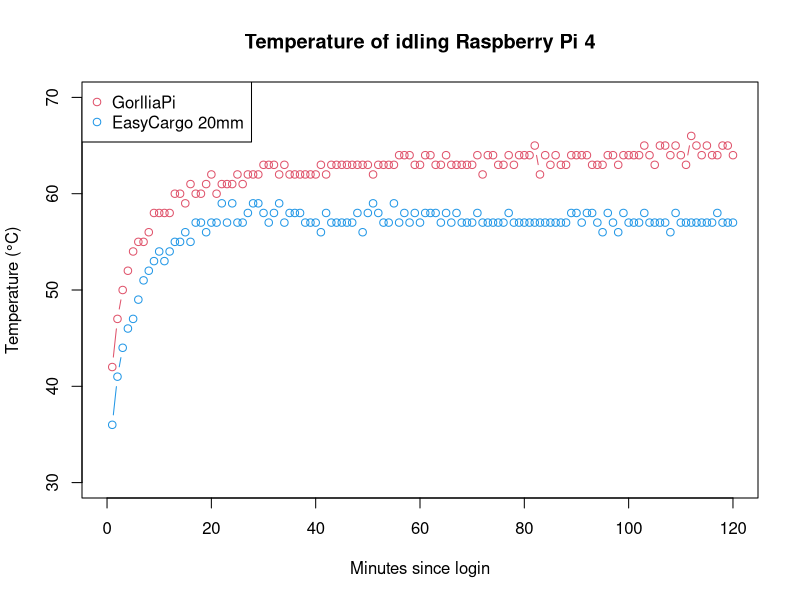

Source code (R):
temps_g <- read.csv("temp_gorillapi.dat")
temps_e <- read.csv("temp_easycargo_20mm.dat")
png(file="temperature.png", width=1024, height=720)


colours <- c(2,4)
plot(0,0,xlim=c(0,120), ylim=c(30,70), type="n", xlab="Minutes since login", ylab="Temperature (°C)", main="Temperature of idling Raspberry Pi 4")
lines(temps_g$Temperature, col = colours[1], type="b")
lines(temps_e$Temperature, col = colours[2], type="b")
legend("topleft", legend=c("GorlliaPi", "EasyCargo 20mm"), col = colours, pch=1)
dev.off()